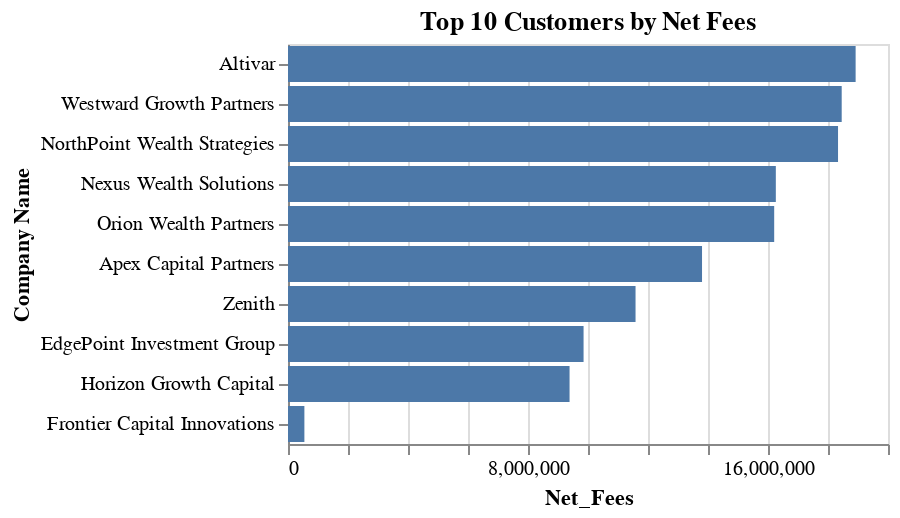

Write notebook code for a chart like this one.
### Markdown cell above
## Top 10 Customers by Net Fees

This bar chart shows which customers contributed the most in total net revenue after rebates. These are your highest grossing clients in absolute dollar terms.

### Code cell
top_customers = df.groupby('Company Name').agg(Net_Fees=('Net Fees', 'sum')).nlargest(10, 'Net_Fees').reset_index()

alt.Chart(top_customers).mark_bar().encode(
    x=alt.X('Net_Fees:Q'),
    y=alt.Y('Company Name:N', sort='-x'),
    tooltip=['Company Name', 'Net_Fees']
).properties(
    title='Top 10 Customers by Net Fees'
)

### Figure 1 — Vega-Lite specification as saved in the notebook (floating-point values rounded to 4 significant figures)
{"config": {"view": {"continuousWidth": 300, "continuousHeight": 300}}, "data": {"name": "data-c9e8c27e727ab702bde15fafc8daa7e5"}, "mark": {"type": "bar"}, "encoding": {"tooltip": [{"field": "Company Name", "type": "nominal"}, {"field": "Net_Fees", "type": "quantitative"}], "x": {"field": "Net_Fees", "type": "quantitative"}, "y": {"field": "Company Name", "sort": "-x", "type": "nominal"}}, "title": "Top 10 Customers by Net Fees", "$schema": "https://vega.github.io/schema/vega-lite/v5.8.0.json", "datasets": {"data-c9e8c27e727ab702bde15fafc8daa7e5": [{"Company Name": "Altivar", "Net_Fees": 18920000.0}, {"Company Name": "Westward Growth Partners", "Net_Fees": 18460000.0}, {"Company Name": "NorthPoint Wealth Strategies", "Net_Fees": 18330000.0}, {"Company Name": "Nexus Wealth Solutions", "Net_Fees": 16260000.0}, {"Company Name": "Orion Wealth Partners", "Net_Fees": 16210000.0}, {"Company Name": "Apex Capital Partners", "Net_Fees": 13800000.0}, {"Company Name": "Zenith", "Net_Fees": 11580000.0}, {"Company Name": "EdgePoint Investment Group", "Net_Fees": 9852000.0}, {"Company Name": "Horizon Growth Capital", "Net_Fees": 9385000.0}, {"Company Name": "Frontier Capital Innovations", "Net_Fees": 546200.0}]}}
